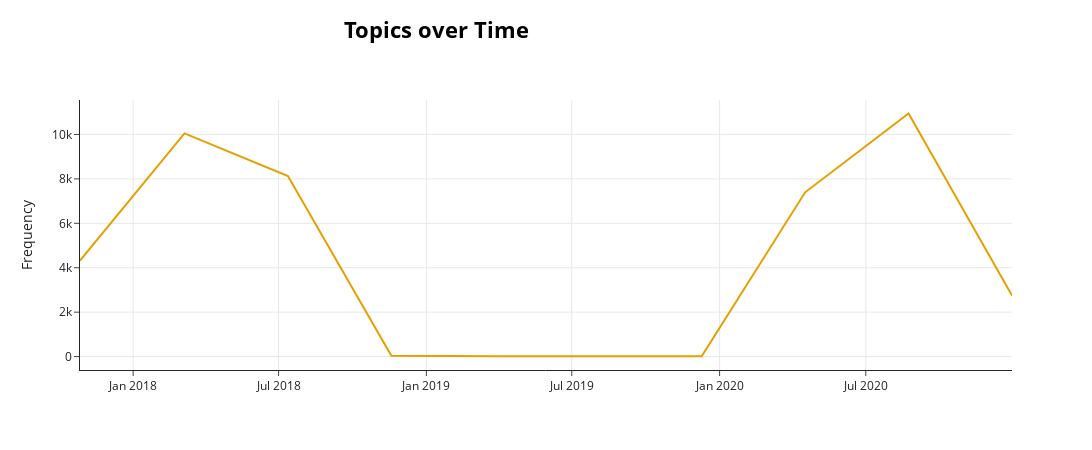

The code cell stored with this chart in its notebook:
### Code cell
topic_model.visualize_topics_over_time(topic_over_time, top_n_topics = 1)

### Figure 1 — Plotly figure (JSON) as saved in the notebook; plotly's stock layout.template omitted (floating-point values rounded to 4 significant figures)
{"data": [{"hoverinfo": "text", "hovertext": ["<b>Topic 0</b><br>Words: message, think, need, told, believe", "<b>Topic 0</b><br>Words: thank, link, help, need, believe", "<b>Topic 0</b><br>Words: welcome research, think, need, look, read", "<b>Topic 0</b><br>Words: fake news, transparency way, transparency, attack, attempt", "<b>Topic 0</b><br>Words: possible taken, forced documentation, severity believe, attempt, fake news", "<b>Topic 0</b><br>Words: shall title, propriety government, news longer, opinion control, prone believe", "<b>Topic 0</b><br>Words: prone believe, formed basis, threat attempt, transparent threat, term", "<b>Topic 0</b><br>Words: trump, president trump, world, conspiracy theory, left", "<b>Topic 0</b><br>Words: support congress, congress support, congress rich, congress, conspiracy", "<b>Topic 0</b><br>Words: cabal cannibalistic, democratic traitor, traitor ass, support democratic, cannibalistic running"], "marker": {"color": "#E69F00"}, "mode": "lines", "name": "0_trying_use_anon_need", "type": "scatter", "x": ["2017-10-26T20:01:11.388000", "2018-03-05T21:11:22.200000", "2018-07-12T15:27:23.400000", "2018-11-18T09:43:24.600000", "2019-03-27T03:59:25.800000", "2019-08-02T22:15:27", "2019-12-09T16:31:28.200000", "2020-04-16T10:47:29.400000", "2020-08-23T05:03:30.600000", "2020-12-29T23:19:31.800000"], "y": [4317, 10049, 8128, 36, 15, 4, 16, 7395, 10943, 2744]}], "layout": {"height": 450, "hoverlabel": {"bgcolor": "white", "font": {"family": "Rockwell", "size": 16}}, "legend": {"title": {"text": "<b>Global Topic Representation"}}, "title": {"font": {"color": "Black", "size": 22}, "text": "<b>Topics over Time</b>", "x": 0.4, "xanchor": "center", "y": 0.95, "yanchor": "top"}, "width": 1250, "xaxis": {"showgrid": true}, "yaxis": {"showgrid": true, "title": {"text": "Frequency"}}}}
